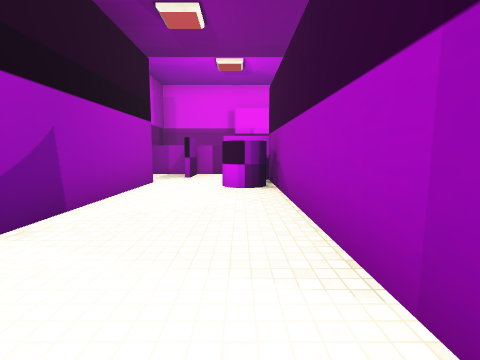
[1] (above)

23 first-person views from a walk through a scene from a Unity 3-D project. The camera is 1.5 m above the floor, tilts 6° down and sees 85° across. Doors are open. The floor is counted in squares, 2 m on a side. Each view is taken from the middle of a square. On the plan, view 1 faces up. The plan holds only what a view shows up to about 9 squares ahead; the rest is blank. The place goes on beyond the plan. The player character is not drawn. Some surface patterns are stand-ins.

[2]
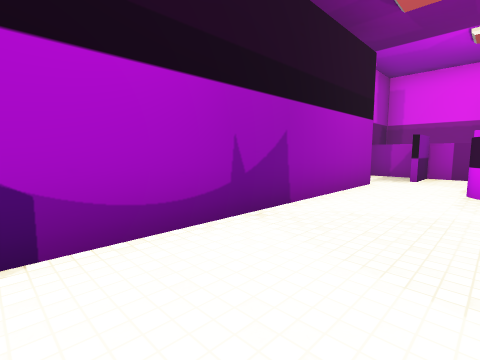

[3]
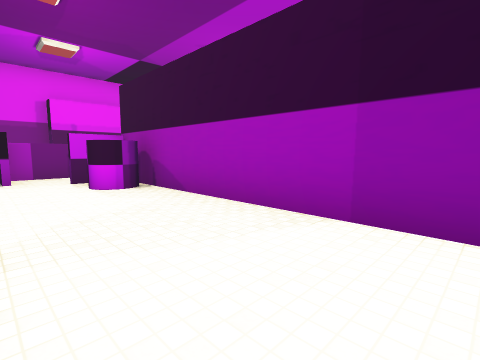

[4]
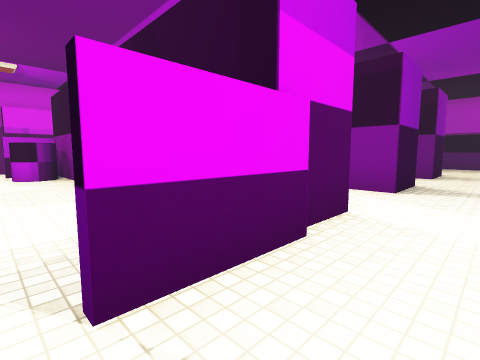

[5]
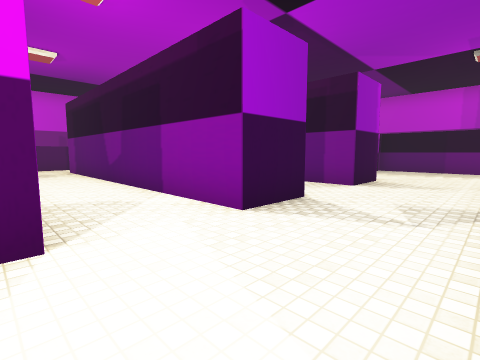

[6]
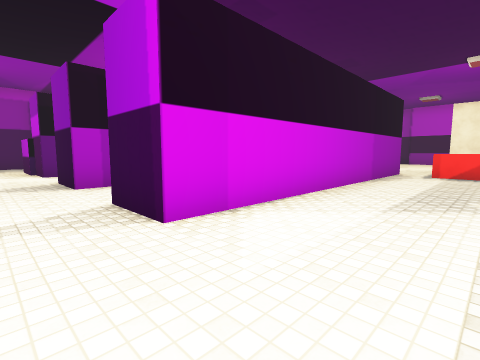

[7]
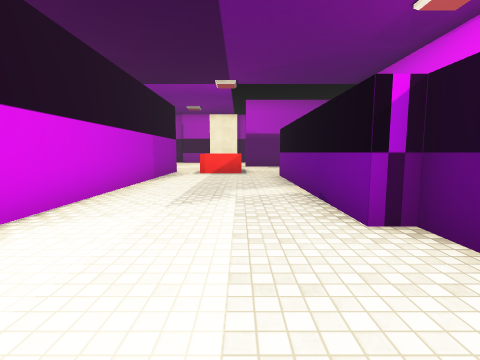

[8]
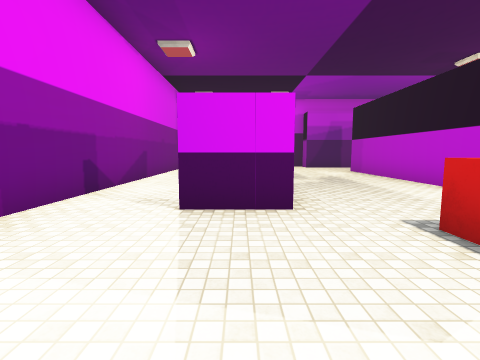

[9]
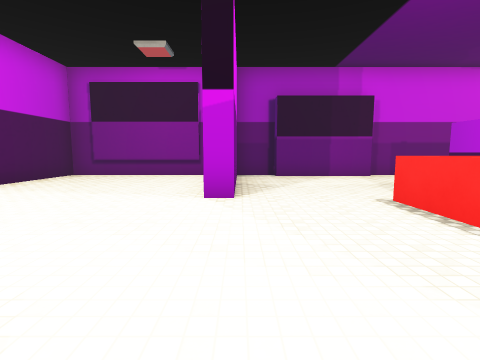

[10]
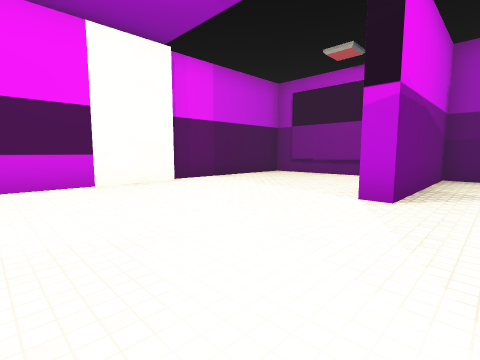

[11]
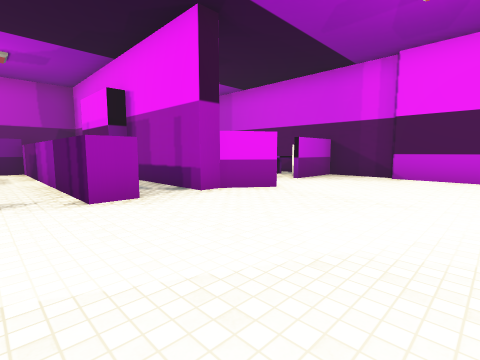

[12]
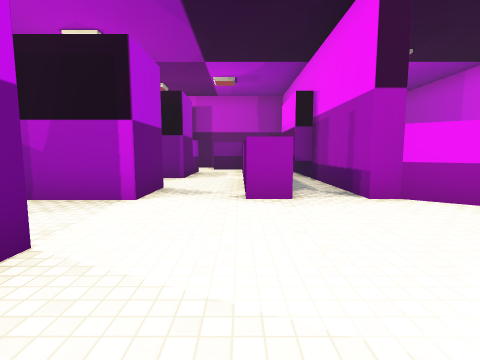

[13]
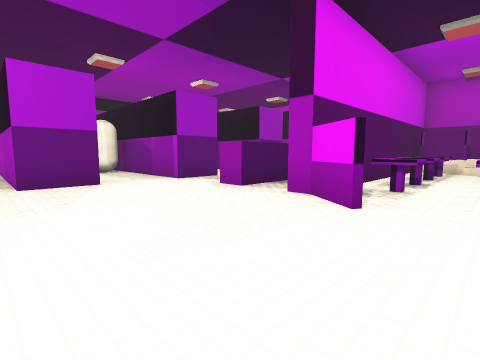

[14]
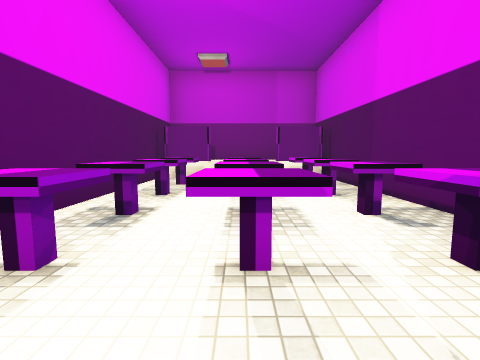

[15]
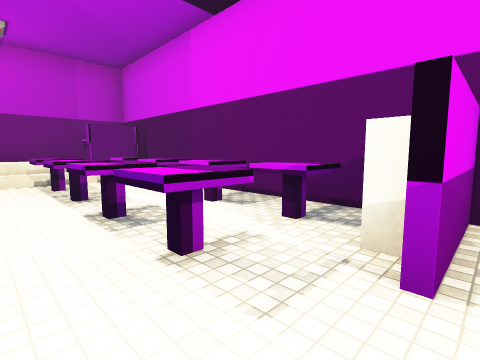

[16]
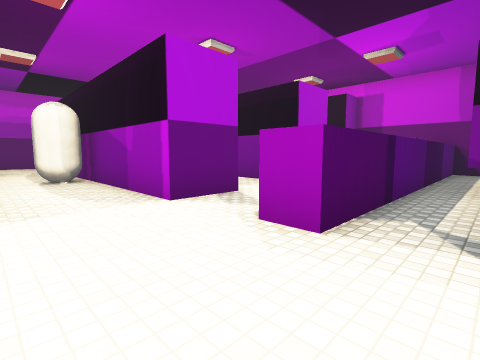

[17]
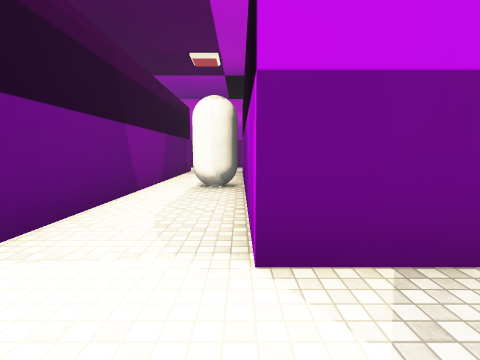

[18]
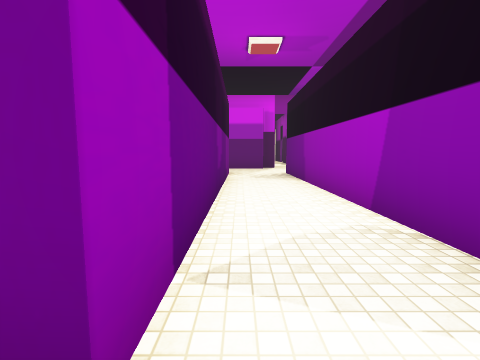

[19]
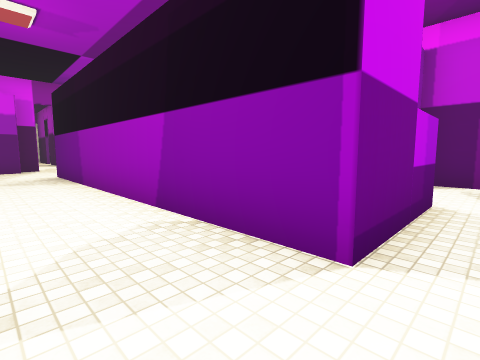

[20]
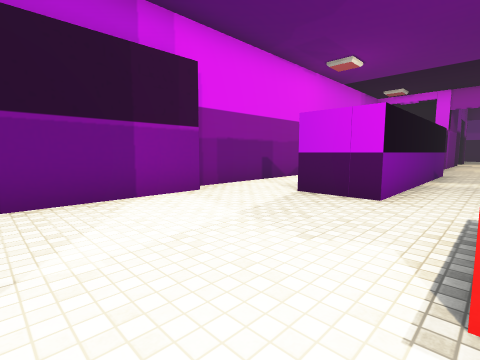

[21]
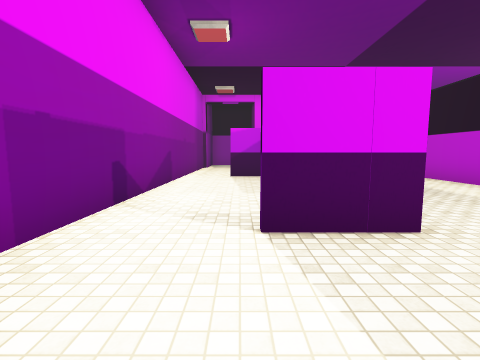

[22]
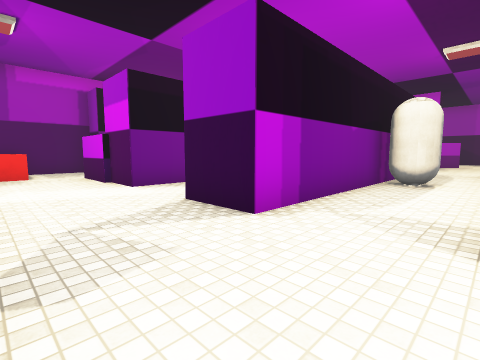

[23]
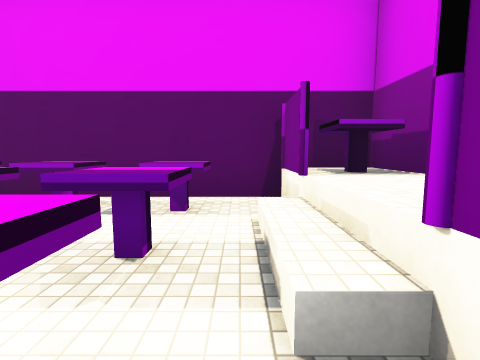

### Floor plan
Key: @ floor where view 1 was taken; # wall or solid block; . main floor; : floor 1 m higher than the main floor; / step, stairs or slope; D open door; ^ raised ledge; B barrel; S shelf; C capsule; O other object.
Columns run from 4 left of view 1 to 17 right of it. Each row starts with its distance up from view 1.
 17   ####################
 16   #.^^.^^.#..........#
 15 # :/......#..........#
 14 #::/^^.^^............#
 13 #:#/^^.^^............#
 12 #:#.......#..........#
 11 ###########......#####
 10 #....................#
  9 ##########...........#
  8 #.#D...........OO....#
  7 #..D###..##.##.OO....#
  6 ##..B##..##.##.......#
  5  #...##..##.##....#..#
  4  #...##..##.##....#..#
  3  #...##..##C##....#..#
  2  #...##..##.##....#..#
  1  #...##..#S.##....#..#
  0  #..@##..##.##....##.#
 -1    D.##..##.##....# .#
 -2   .D##............#
 -3  #O...............#
 -4  OOO.............
 -5        #

Where each view was taken, in squares from view 1:
view 1: 0 up, 0 right, facing up
view 2: 0 up, 0 right, facing up-left
view 3: 0 up, 2 left, facing up-right
view 4: 3 down, 1 left, facing up-right
view 5: 4 down, 2 right, facing up-right
view 6: 3 down, 12 right, facing up-left
view 7: 3 down, 12 right, facing up
view 8: 9 up, 14 right, facing down
view 9: 11 up, 8 right, facing right
view 10: 10 up, 8 right, facing up-right
view 11: 8 up, 10 right, facing up-left
view 12: 9 up, 10 right, facing left
view 13: 14 up, 10 right, facing down-left
view 14: 14 up, 6 right, facing left
view 15: 13 up, 6 right, facing up-left
view 16: 11 up, 8 right, facing down-left
view 17: 9 up, 6 right, facing down
view 18: 8 up, 4 right, facing down
view 19: 8 up, 4 right, facing down-left
view 20: 10 up, 12 right, facing down-right
view 21: 8 up, 15 right, facing down
view 22: 4 down, 8 right, facing up-left
view 23: 16 up, 1 left, facing down
